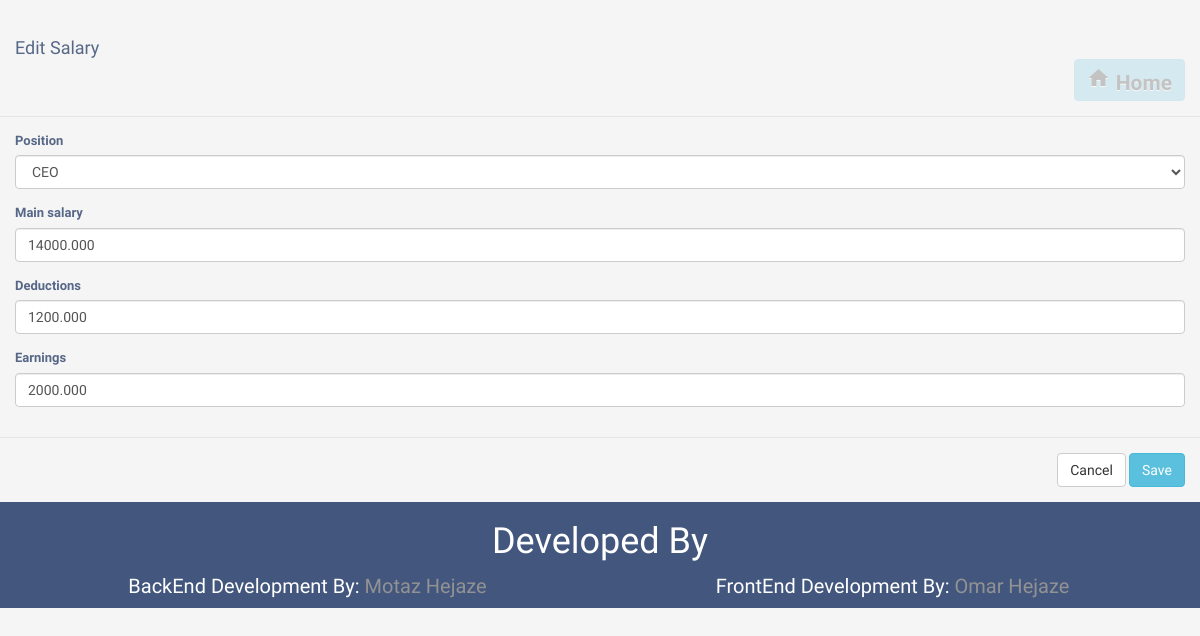
Page /salarys/1/edit on the committed database.
### EmpManager/models.py (models this page shows, shortened)
class Salary(models.Model):
	position = models.ForeignKey(Position, on_delete=models.CASCADE)
	employee = models.ForeignKey(Employee, on_delete=models.CASCADE)
	main_salary = models.DecimalField(max_digits=10, decimal_places=3)
	deductions = models.DecimalField(max_digits=10, decimal_places=3)
	earnings = models.DecimalField(max_digits=10, decimal_places=3)
	total_deductions = models.DecimalField(default=0,max_digits=10, decimal_places=3)
	total_salary = models.DecimalField(default=0,max_digits=10, decimal_places=3)
	created_at = models.DateTimeField(auto_now_add=True)
	updated_at = models.DateTimeField(auto_now=True)

### EmpManager/views.py (the view, shortened to what this page needs)
# urls.py: path('salarys/<int:id>/edit', views.salary_edit , name='salary_edit'),
def salary_edit(request , id):
	salary = get_object_or_404(Salary, pk=id)
	employee = salary.employee
	form = SalaryFormEdit(request.POST or None , instance=salary)
	return render(request , 'EmpManager/salary_edit.html' ,{'form':form,'salary':salary,'employee':employee.id})

### EmpManager/forms.py
class SalaryFormEdit(ModelForm):
    class Meta:
        model = Salary
        exclude = {'employee' , 'total_deductions' , 'total_salary'}

### EmpManager/models.py (called while the page is built)
	def __str__(self):
		return self.pos_type

### EmpManager/templatetags/myfilters.py (called while the page is built)
@register.filter(name='addcss')
def addcss(value, arg):
    css_classes = value.field.widget.attrs.get('class', '').split(' ')
    if css_classes and arg not in css_classes:
        css_classes = '%s %s' % (css_classes, arg)
    return value.as_widget(attrs={'class': css_classes})

### EmpManager/templates/EmpManager/salary_edit.html (shortened to what this page needs)
{% extends "layout.html" %}
{% load myfilters %}
{% block content %}
<form method="post" action="{% url 'salary_edit' salary.id %}">
					<div class="modal-header">
						<h4 class="modal-title">Edit Salary</h4>
						<a href="{% url 'employee_list' %}" class="btn btn-info close" data-toggle="modal"><i class="material-icons">home</i> <span>Home</span></a>
					</div>
					<div class="modal-body">
						{% for field in form %}
						<div class="form-group">
							<label for="{{ field.id_for_label }}">{{ field.label }}</label>
							{{ field|addcss:'form-control' }}
						</div>
						{% endfor %}
					</div>
					<div class="modal-footer">
						<a href="{% url 'salarys_list' employee %}"><input type="button"  class="btn btn-default" data-dismiss="modal" value="Cancel"></a>
						<input type="submit" class="btn btn-info" value="Save">
					</div>
				</form>
{% endblock %}

### EmpManager/templates/layout.html (style rules this page uses)
body { color: #566787; background: #f5f5f5; font-family: 'Varela Round', sans-serif; font-size: 13px; padding-top: 20px; }

### rows in the picture
Salary: form "CEO" "14000.000" "1200.000" "2000.000"

### other values in the picture
{{ field.label }} "Position" "Main salary" "Deductions" "Earnings"
